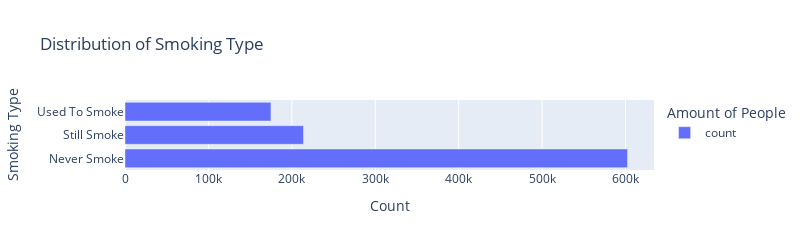

The cell this chart's notebook holds for it:
### Code cell
# visualization
fig = px.bar(smoke_count, orientation='h', title='Distribution of Smoking Type'
             , height=250, width=800)

fig.update_layout(xaxis_title='Count',
                  yaxis_title='Smoking Type',
                  legend_title='Amount of People') 
fig.show()

### Figure 1 — Plotly figure (JSON) as saved in the notebook; plotly's stock layout.template omitted (floating-point values rounded to 4 significant figures)
{"data": [{"alignmentgroup": "True", "hovertemplate": "variable=count<br>value=%{x}<br>smoke_type=%{y}<extra></extra>", "legendgroup": "count", "marker": {"color": "#636efa", "pattern": {"shape": ""}}, "name": "count", "offsetgroup": "count", "orientation": "h", "showlegend": true, "textposition": "auto", "type": "bar", "x": [602431, 213945, 174944], "xaxis": "x", "y": ["Never Smoke", "Still Smoke", "Used To Smoke"], "yaxis": "y"}], "layout": {"barmode": "relative", "height": 250, "legend": {"title": {"text": "Amount of People"}, "tracegroupgap": 0}, "title": {"text": "Distribution of Smoking Type"}, "width": 800, "xaxis": {"anchor": "y", "autorange": true, "domain": [0, 1], "range": [0, 634100.0], "title": {"text": "Count"}, "type": "linear"}, "yaxis": {"anchor": "x", "autorange": true, "domain": [0, 1], "range": [-0.5, 2.5], "title": {"text": "Smoking Type"}, "type": "category"}}}
